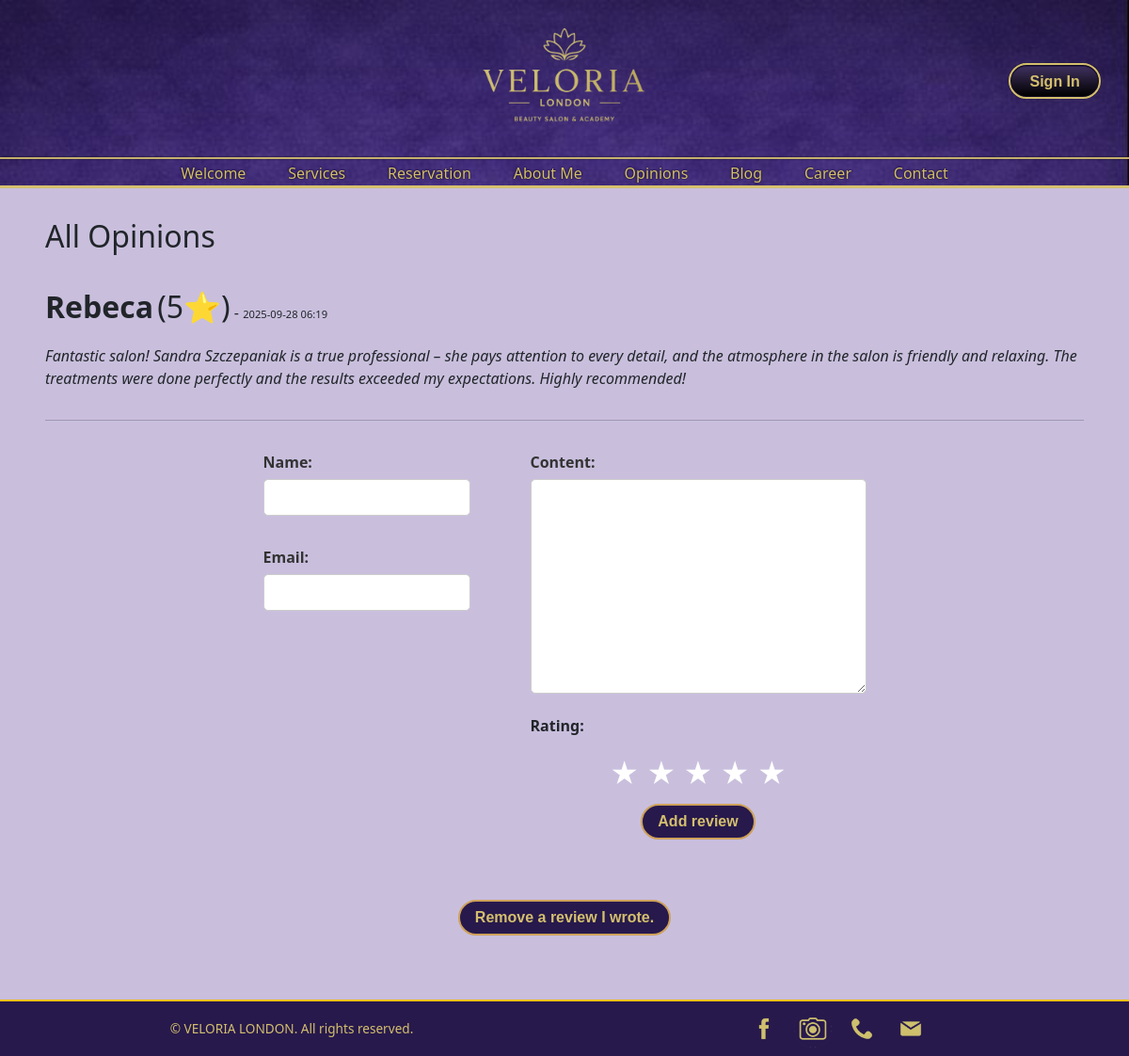
The app's page /reviews/ with its own data.
### main/models.py (models this page shows, shortened)
class Review(models.Model):
    name = models.CharField(max_length=100)  # Imię autora opinii
    email = models.EmailField(blank=True, null=True)  # opcjonalnie
    content = models.TextField()  # Treść opinii
    rating = models.PositiveSmallIntegerField(default=5)  # Ocena 1-5
    created_at = models.DateTimeField(auto_now_add=True)  # Data dodania

### main/views.py (the view)
# urls.py: path('reviews/', views.reviews_page, name='reviews_page'),
def reviews_page(request):
    if request.method == 'POST':
        form = ReviewForm(request.POST)
        if form.is_valid():
            form.save()
            return redirect('reviews_page')
    else:
        form = ReviewForm()
    reviews = Review.objects.all().order_by('-created_at')
    return render(
        request,
        'main/reviews.html',
        {'reviews': reviews, 'form': form}
    )

### main/views.py
class ReviewForm(forms.ModelForm):
    class Meta:
        model = Review
        fields = ['name', 'email', 'content', 'rating']

### main/templates/main/reviews.html (shortened to what this page needs)
{% load static %}
<!DOCTYPE html>
<html>
<head>
     <link rel="stylesheet" href="{% static 'main/css/style.css' %}">
     <link href="https://cdn.jsdelivr.net/npm/bootstrap@5.3.0/dist/css/bootstrap.min.css" rel="stylesheet">
</head>
<body>
{% include "partials/header.html" %}
<div class="review-page-container">
<div class="reviews-container">
    <h2>All Opinions</h2>
{% for review in reviews %}
    <div class="review-instance-container">
        <p><strong class="review-name">{{ review.name }}</strong> <span class="review-star">({{ review.rating }}⭐)</span> - <span class="review-date">{{ review.created_at|date:"Y-m-d H:i" }}</span></p>
        <p class="review-content">{{ review.content }}</p>
    </div>
    <hr>
{% empty %}
    <p>Brak opinii.</p>
{% endfor %}
</div>
<form method="post" class="review-form">
  <div class="review-form-data">
    <p>
      {{ form.name.label_tag }}<br>
      {{ form.name}}
    </p>
    <p class="label-email">
      {{ form.email.label_tag }}<br>
      {{ form.email}}
    </p>
  </div>
  <div class="review-form-message">
    <p>
      {{ form.content.label_tag }}<br>
      {{ form.content}}
    </p>
    <p class="rating-title">Rating:</p>
  <div class="star-rating">
    <span data-value="1">&#9733;</span>
    <span data-value="2">&#9733;</span>
    <span data-value="3">&#9733;</span>
    <span data-value="4">&#9733;</span>
    <span data-value="5">&#9733;</span>
  </div>
  <button type="submit" class="book-btn">Add review</button>
</div>
<div class="review-actions">
    <a href="{% url 'review_manage' %}" class="book-btn">Remove a review I wrote.</a>
</div>
</form>
</div>
{% include "partials/footer.html" %}
</body>
</html>

### main/static/main/css/style.css (style rules this page uses)
body,* { padding: 0; margin: 0; }
html { scroll-behavior: smooth; overflow-x: hidden; }
body { overflow-x: hidden; margin: 0; min-height: 100%; font-family: 'Helvetica Neue', sans-serif; background-image: url('../img/tlo.jpg'); background-size: cover; background-repeat: no-repeat; background-position: center; background-attachment: fixed; width: 100%; background-size: cover; background-repeat: no-repeat; background-position: center; color: #270049; }
.book-btn { border: 2px solid #cfa15a; background-color: #27194c; color: #d4bf6e; padding: 5px 16px !important; height: auto !important; margin: auto; font-family: 'Montserrat', sans-serif !important; font-weight: 600 !important; display: flex !important; align-items: center; gap: 20px; font-size: 16px; border-radius: 25px; cursor: pointer; transition: none; text-decoration: none; }
label { display: block; margin-bottom: 6px; font-weight: 600; color: #333; }

### main/templates/main/reviews.html (style rules this page uses)
.review-page-container { margin-bottom: 2rem; padding-bottom: 4rem; background-color: #c9bfdd; padding: 2rem 3rem; }
.review-form { width: 80%; margin: 2rem auto; display: flex; flex-direction: row; flex-wrap: wrap; gap: 4rem; text-align: left; justify-content: center; }
.review-form input, .review-form textarea { padding: 8px; border-radius: 5px; border: 1px solid #ccc; width: 100%; box-sizing: border-box; font-size: 14px; }
.star-rating { text-align: center; font-size: 30px; margin-bottom: 10px; }
.star-rating span { cursor: pointer; color: #ffffff; }
.review-instance-container { margin: 2rem 0; }
.review-name { font-size: 2rem; }
.review-star { font-size: 2rem; }
.review-date { font-size: 0.7rem; white-space: nowrap; }
.review-content { margin-top: 0.7rem; font-style: italic; }
.review-form-data, .review-form-message { max-width: 50%; flex-direction: column; }
.review-form-data { padding-bottom: 1rem; }
p.label-email { margin-top: 2rem; }
.rating-title { margin-top: 1rem; font-weight: 600; }
.review-actions { margin-bottom: 2rem; width: auto; }
.review-actions .book-btn { width: auto; }

### records on screen
Review: name "Rebeca", rating "5", created_at "2025-09-28 06:19", content "Fantastic salon! Sandra Szczepaniak is a true professional – she pays attention to every detail, and the atmosphere in the salon is friendly and relaxing. The treatments were done perfectly and the results exceeded my expectations. Highly recommended!"
